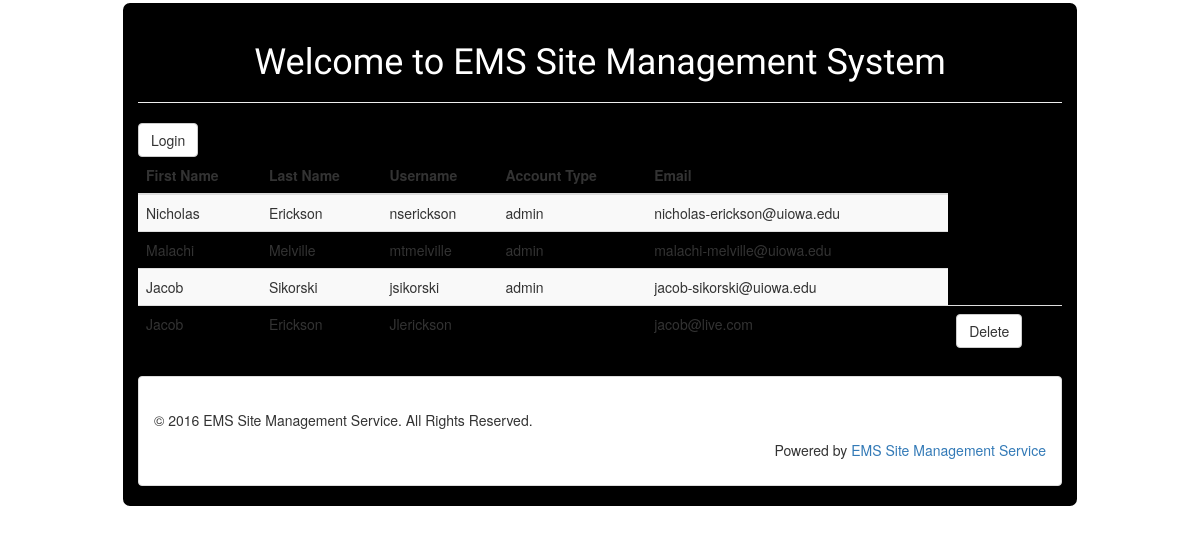
/users_list.php, run on the app's committed database.
### tables this page shows
CREATE TABLE IF NOT EXISTS `pUsers` (
  `uid` int(10) unsigned NOT NULL AUTO_INCREMENT,
  `fname` varchar(50) NOT NULL,
  `lname` varchar(50) NOT NULL,
  `birthday` varchar(10) NOT NULL,
  `email` varchar(128) NOT NULL,
  `acctype` varchar(20) DEFAULT NULL,
  `username` varchar(50) NOT NULL,
  `hashedpass` varchar(200) NOT NULL,
  PRIMARY KEY (`uid`)
);

### dbutils.php (called while the page is built, shortened)
<?php
function queryDB($query, $db) {
  $result = mysqli_query($db, $query);
  return ($result);
}
function nTuples($result) {
  return(mysqli_num_rows($result));
}
function nextTuple($result) {
  return (mysqli_fetch_assoc($result));
}
?>

### users_list.php (the view, shortened to what this page needs)
<!DOCTYPE html>
<html lang='en'>
    <head>
        <link rel="stylesheet" href="https://bootswatch.com/cyborg/bootstrap.min.css">
        <link rel="stylesheet" href="http://code.jquery.com/ui/1.11.1/themes/smoothness/jquery-ui.css" />
        <link rel="stylesheet" href="styles.css"/>
        <?php
            include_once('config.php');
            include_once('dbutils.php');
        ?>
    </head>
    <body>
        <div class="container">
            <div class="row">
                <div class="col-xs-12">
                    <div class="page-header">
                        <h1 style="text-align: center">Welcome to EMS Site Management System</h1>
                    </div>
                </div>
            </div>
            <aside>
                <div class="btn-group-vertical" role="group">
                    <?php
                        if(!isset($_SESSION['username'])){
                            echo "<a href='login.php' class='btn btn-default'>Login</a>";
                        }
                    ?>
                </div>
            </aside>
            <div class="row">
                <div class="col-xs-12">
                    <?php
                            $db = connectDB($DBHost, $DBUser, $DBPassword, $DBName);
                            echo "<table class='table table-striped table-hover'>";
                            echo "\n <thead>";
                                echo "\n <tr>";
                                    echo "\n <th>First Name</th>";
                                    echo "\n <th>Last Name</th>";
                                    echo "\n <th>Username</th>";
                                    echo "\n <th>Account Type</th>";
                                    echo "\n <th>Email</th>";
                                    echo "\n <th></th>";
                                echo "\n </tr>";
                            echo "\n </thead>";
                            echo "\n <tbody>";
                            $query="SELECT fname, lname, username, acctype, email FROM pUsers;";
                            $result=queryDB($query, $db);
                            if($result){
                                $numrows=nTuples($result);
                                for($a=0; $a<$numrows; $a++){
                                    $row=nextTuple($result);
                                    echo "\n <tr>";
                                    echo "\n <td>" . $row['fname'] . "</td>";
                                    echo "\n <td>" . $row['lname'] . "</td>";
                                    echo "\n <td>" . $row['username'] . "</td>";
                                    echo "\n <td>" . $row['acctype'] . "</td>";
                                    echo "\n <td>" . $row['email'] . "</td>";
                                    echo "\n <td>";
                                    if($row['acctype']!='admin'){
                                        echo "\n <td><button type='button' class='btn btn-default' onclick='deleteRecord(" . '"' . $row['username'] . '", "' . $row['fname'] . '"' . ");'>Delete</button></td>";
                                    }
                                    echo "\n </tr>";
                                }
                            } else {
                                echo "Something went wrong with retreiving the information from the database.";
                            }
                            echo "\n </tbody>";
                            echo "\n </table>";
                    ?>
                </div>
            </div>
            <div class="row">
                <div class="col-xs-12">
                    <div class="panel panel-default" style="padding-top: 2%">
                        <div class="panel-body">
                            <p>&copy; 2016 EMS Site Management Service. All Rights Reserved.</p>
                            <p style='text-align: right'>Powered by <a href='index.php'>EMS Site Management Service</a></p>
                        </div>
                    </div>
                </div>
            </div>
        </div>
    </body>
</html>

### styles.css (style rules this page uses)
h1 { font-family: 'Bungee Inline', cursive; color: white; }
body { background-color: white; }
.container { background-color: black; width: 80%; display: block; margin: 0px auto; border: solid; border-color: #FFFFFF; border-radius: 10px 10px 10px 10px; }
aside { display:block; padding-right: 3%; float:left; border-radius: 10px 10px 10px 10px; }

### data on the page
pusers: fname "Nicholas", lname "Erickson", username "nserickson", acctype "admin", email "nicholas-erickson@uiowa.edu"
pusers: fname "Malachi", lname "Melville", username "mtmelville", acctype "admin", email "malachi-melville@uiowa.edu"
pusers: fname "Jacob", lname "Sikorski", username "jsikorski", acctype "admin", email "jacob-sikorski@uiowa.edu"
pusers: fname "Jacob", lname "Erickson", username "Jlerickson", email "jacob@live.com"
